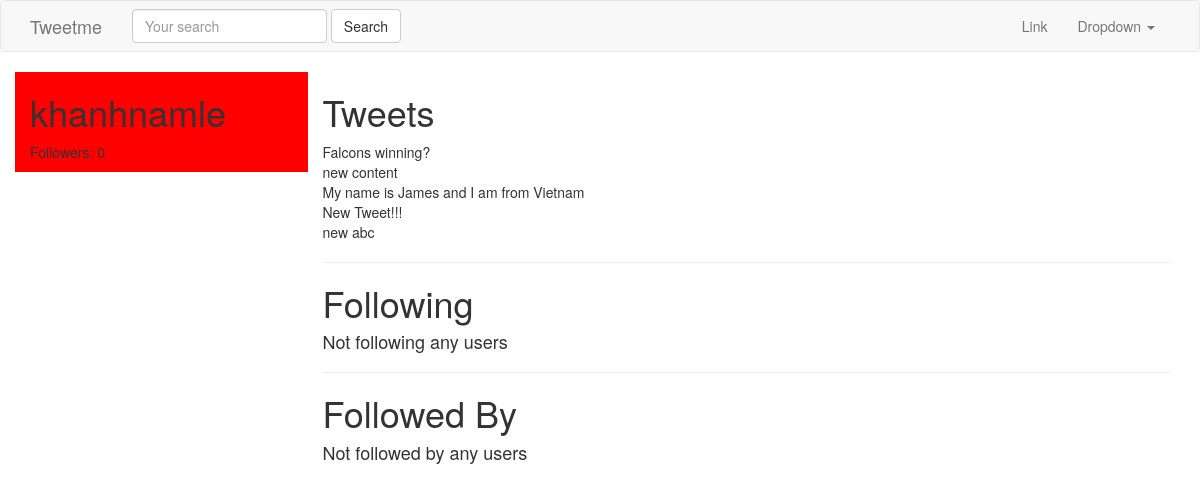
Screenshot of /profiles/khanhnamle/ with the database file from the repository.
### tweets/models.py (models this page shows, shortened)
class Tweet(models.Model):
    user = models.ForeignKey(settings.AUTH_USER_MODEL, default=1)
    content = models.CharField(max_length=140, validators = [validate_content])
    updated = models.DateTimeField(auto_now=True)
    timestamp = models.DateTimeField(auto_now_add=True)
    def __str__(self):
        return str(self.content)
    class Meta:
        ordering = ['-timestamp']

### accounts/views.py (the view)
# urls.py: url(r'^(?P<username>[\w.@+-]+)/$', UserDetailView.as_view(), name='detail'), # /tweet/1/
class UserDetailView(DetailView):
    template_name = 'accounts/user_detail.html'
    queryset = User.objects.all()
    def get_object(self):
        return get_object_or_404(User, username__iexact=self.kwargs.get("username"))

### accounts/templates/accounts/user_detail.html
{% extends "base.html" %}
{% block content %}
<div class='row'>
  <div class='col-sm-3 col-xs-12' style='background-color:red;'>
    <h1>{{ object.username }}</h1>
    <p>Followers: {{ object.followed_by.count }}</p>
  </div>
  <div class='col-sm-9 col-xs-12'>
    <h1>Tweets</h1>
      {% for tweet in object.tweet_set.all %}
      {{ tweet }}<br/>
      {% endfor %}
    <hr/>
    <h1>Following</h1>
      {% for user in object.profile.following.all %}
      <a href='/{{ user.username }}'>{{ user.username }}</a><br/>
      {% empty %}
      <h4>Not following any users</h4>
      {% endfor %}
    <hr/>
    <h1>Followed By</h1>
        {% for user in object.profile.followed_by.all %}
        <a href='/{{ profile.user.username }}'>{{ profile.user.username }}</a><br/>
        {% empty %}
        <h4>Not followed by any users</h4>
        {% endfor %}
  </div>
</div>
{% endblock content %}

### rows the page displays
Tweet: content "Falcons winning?"
Tweet: content "new content"
Tweet: content "My name is James and I am from Vietnam"
Tweet: content "New Tweet!!!"
Tweet: content "new abc"

### other values shown
{{ object.username }} "khanhnamle"
{{ object.followed_by.count }} "0"
